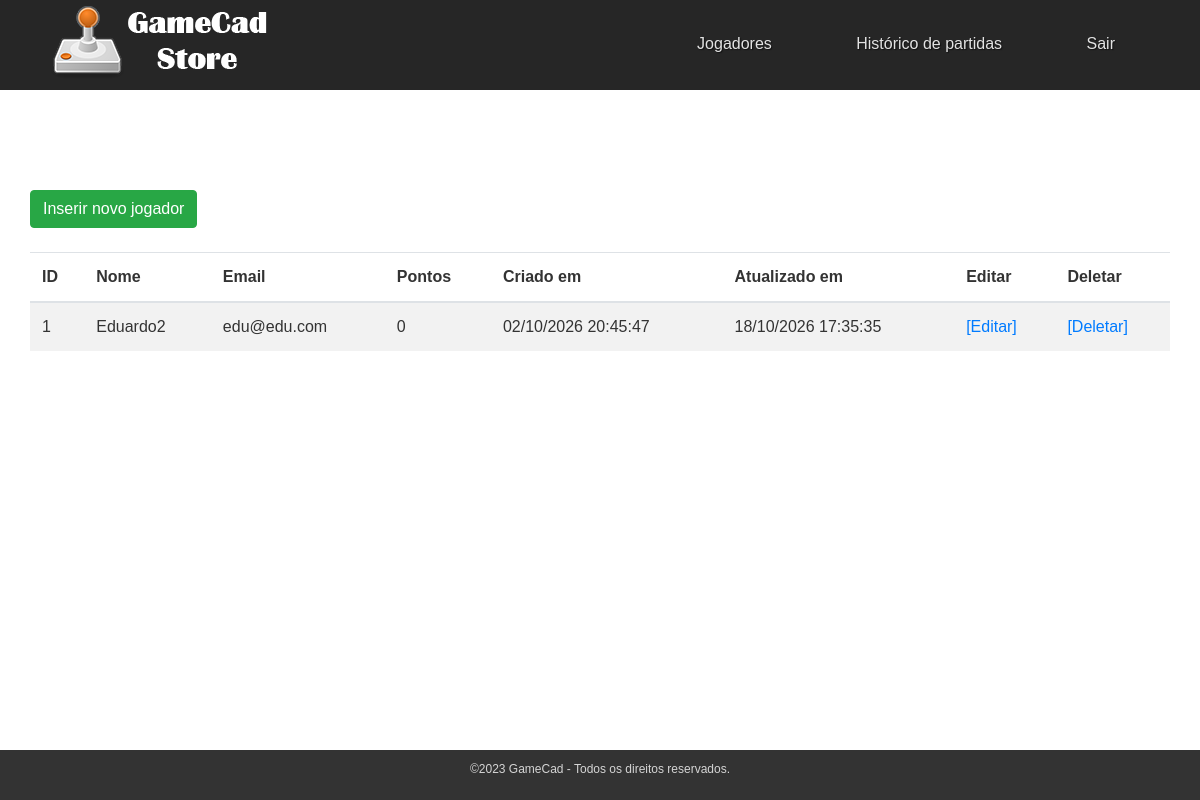
The page /gsd/index.php?action=listar (signed in) on the database as committed earlier.
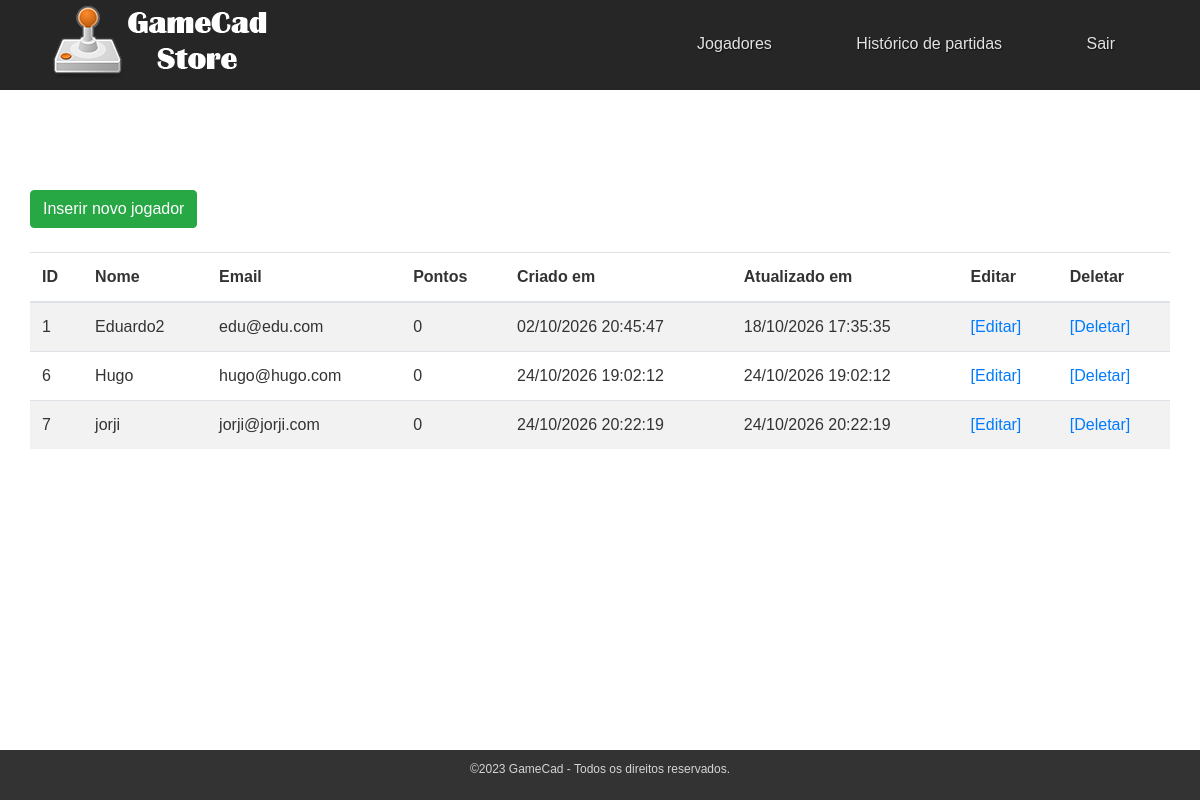
The same page on the database as committed later.
### tables this page shows
CREATE TABLE `jogadores` (
  `id` int(10) UNSIGNED NOT NULL,
  `name` varchar(200) NOT NULL,
  `email` varchar(100) NOT NULL,
  `password` varchar(200) NOT NULL,
  `pontos` int(11) NOT NULL,
  `created_at` timestamp NULL DEFAULT current_timestamp(),
  `updated_at` timestamp NULL DEFAULT NULL
);

### gsd/controller/JogadorController.php (called while the page is built, shortened)
<?php
require('model/Jogador.php');
class JogadorController
{
    private $model;
    public function __construct()
    {
        $this->model = new Jogador();
    }
    public function listar()
    {
        $jogadores = $this->model->listar_jogadores();
        include 'views/partials/header.php';
        include 'views/jogadores/listar.php';
        include 'views/partials/footer.php';
    }
}

### gsd/model/Jogador.php (called while the page is built, shortened)
<?php
include_once 'DB.php';
class Jogador
{
    private $conn;
    private $table_name = "jogadores";
    public function __construct()
    {
        $database = new DB();
        $this->conn = $database->getConnection();
    }
    function listar_jogadores()
    {
        $query = "SELECT id, name, email, pontos, created_at, updated_at FROM " . $this->table_name;
        $stmt = $this->conn->prepare($query);
        $stmt->execute();
        return $stmt->fetchAll(PDO::FETCH_ASSOC);
    }
}

### gsd/model/DB.php (called while the page is built, shortened)
<?php
class DB
{
    private $host = 'localhost';
    private $db_name = 'tank_gamers';
    private $username = 'unity_gsd';
    private $password = 'senha123';
    public function getConnection()
    {
        $this->conn = null;
        try {
            $this->conn = new PDO("mysql:host=" . $this->host .
                ";dbname=" . $this->db_name, $this->username, $this->password);
            $this->conn->setAttribute(
                PDO::ATTR_ERRMODE,
                PDO::ERRMODE_EXCEPTION
            );
        } catch (PDOException $exception) {
            echo "Connection error: " . $exception->getMessage();
        }
        return $this->conn;
    }
}

### gsd/views/jogadores/listar.php (the view)
<a class="btn btn-success" href="?action=inserir">Inserir novo jogador</a><br><br>
<table class="table table-hover table-striped" id="jogador">
    <thead>
        <tr>
            <th>ID</th>
            <th>Nome</th>
            <th>Email</th>
            <th>Pontos</th>
            <th>Criado em</th>
            <th>Atualizado em</th>
            <th>Editar</th>
            <th>Deletar</th>
        </tr>
    </thead>
    <tbody>
        <?php foreach ($jogadores as $jogador): ?>
            <tr>
                <td><?php echo $jogador['id']; ?></td>
                <td><?php echo $jogador['name']; ?></td>
                <td><?php echo $jogador['email']; ?></td>
                <td><?php echo $jogador['pontos']; ?></td>
                <td><?php echo date('d/m/Y H:i:s', strtotime($jogador['created_at'])); ?></td>
                <td><?php echo date('d/m/Y H:i:s', strtotime($jogador['updated_at'])); ?></td>
                <td><a href="?action=editar&id=<?php echo $jogador['id']; ?>">[Editar]</a></td>
                <td><a href="?action=deletar&id=<?php echo $jogador['id']; ?>">[Deletar]</a></td>
            </tr>
        <?php endforeach; ?>
    </tbody>
</table>

Rows that differ between the two databases and show on the page:
added jogadores: id "6", name "Hugo", email "hugo@hugo.com", pontos "0", created_at "24/10/2026 19:02:12", updated_at "24/10/2026 19:02:12"
added jogadores: id "7", name "jorji", email "jorji@jorji.com", pontos "0", created_at "24/10/2026 20:22:19", updated_at "24/10/2026 20:22:19"
